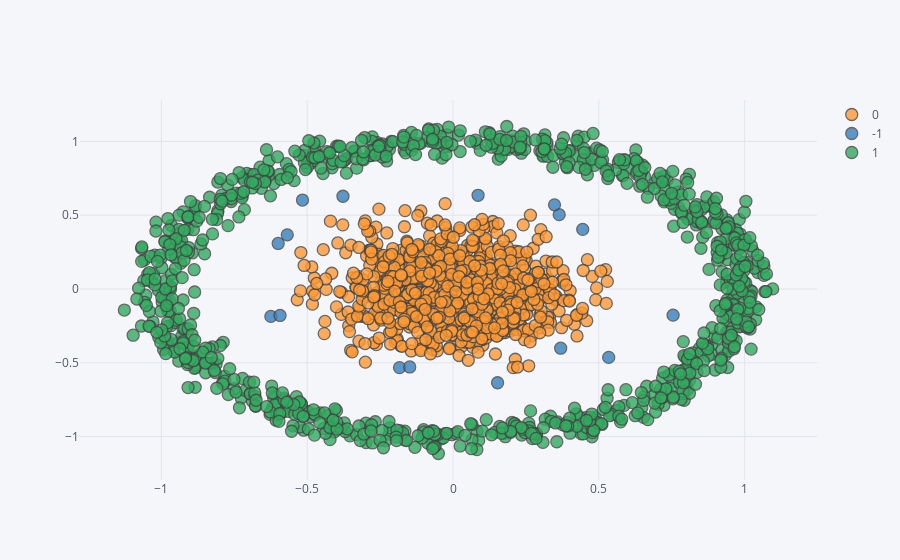

Source (notebook cell):
### Markdown cell above
# DBSCAN

Since DBSCAN is "grown" it might solve this problem, let's try it out.

### Code cell
_, df['cluster'] = dbscan(df.iloc[:, :2], eps=0.1)
df.iplot(kind='scatter', mode='markers', x='x', y='y', categories='cluster')

### Figure 1 — Plotly figure (JSON) as saved in the notebook; plotly's stock layout.template omitted (floating-point values rounded to 4 significant figures; data arrays with more than 128 entries replaced by an {"elided": "..."} marker saying what was removed)
{"data": [{"marker": {"color": "rgba(255, 153, 51, 1.0)", "line": {"width": 1.3}, "opacity": 0.8, "size": 12, "symbol": "dot"}, "mode": "markers", "name": 0, "textfont": {"color": "#4D5663"}, "type": "scatter", "x": {"elided": "984 float values"}, "y": {"elided": "984 float values"}}, {"marker": {"color": "rgba(55, 128, 191, 1.0)", "line": {"width": 1.3}, "opacity": 0.8, "size": 12, "symbol": "dot"}, "mode": "markers", "name": -1, "textfont": {"color": "#4D5663"}, "type": "scatter", "x": [0.3641, 0.5339, 0.3693, 0.08599, -0.5996, -0.5684, 0.7548, -0.1833, 0.1528, 0.4449, -0.5162, -0.1484, -0.6246, -0.5932, 0.3481, -0.3774], "y": [0.5038, -0.4633, -0.4009, 0.6349, 0.3089, 0.3671, -0.1771, -0.5327, -0.6351, 0.4043, 0.6028, -0.5279, -0.1856, -0.179, 0.5704, 0.6287]}, {"marker": {"color": "rgba(50, 171, 96, 1.0)", "line": {"width": 1.3}, "opacity": 0.8, "size": 12, "symbol": "dot"}, "mode": "markers", "name": 1, "textfont": {"color": "#4D5663"}, "type": "scatter", "x": {"elided": "1000 float values"}, "y": {"elided": "1000 float values"}}], "layout": {"legend": {"bgcolor": "#F5F6F9", "font": {"color": "#4D5663"}}, "paper_bgcolor": "#F5F6F9", "plot_bgcolor": "#F5F6F9", "titlefont": {"color": "#4D5663"}, "xaxis1": {"gridcolor": "#E1E5ED", "showgrid": true, "tickfont": {"color": "#4D5663"}, "title": "", "titlefont": {"color": "#4D5663"}, "zerolinecolor": "#E1E5ED"}, "yaxis1": {"gridcolor": "#E1E5ED", "showgrid": true, "tickfont": {"color": "#4D5663"}, "title": "", "titlefont": {"color": "#4D5663"}, "zerolinecolor": "#E1E5ED"}}}
